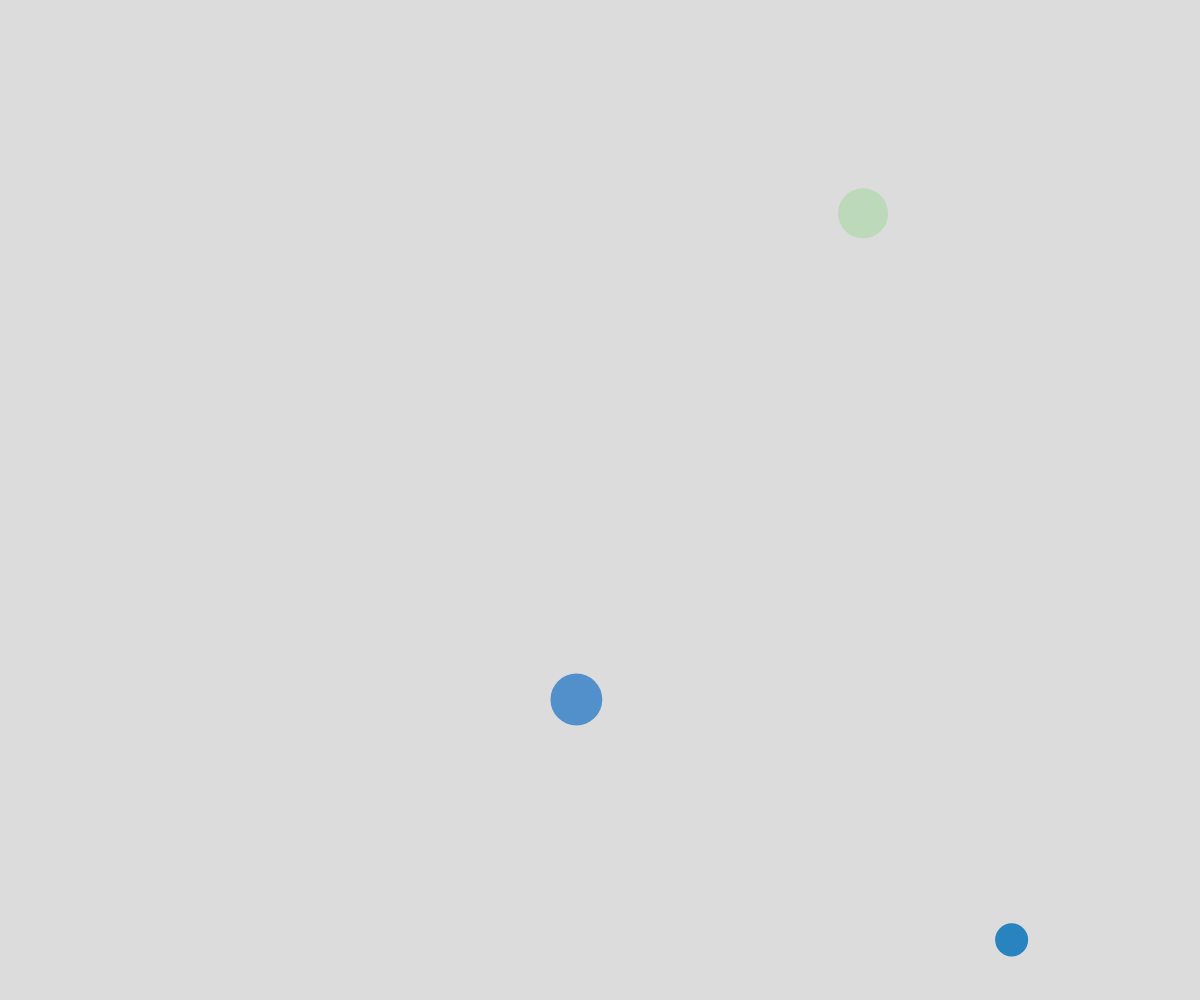
Frame 1 (no input)
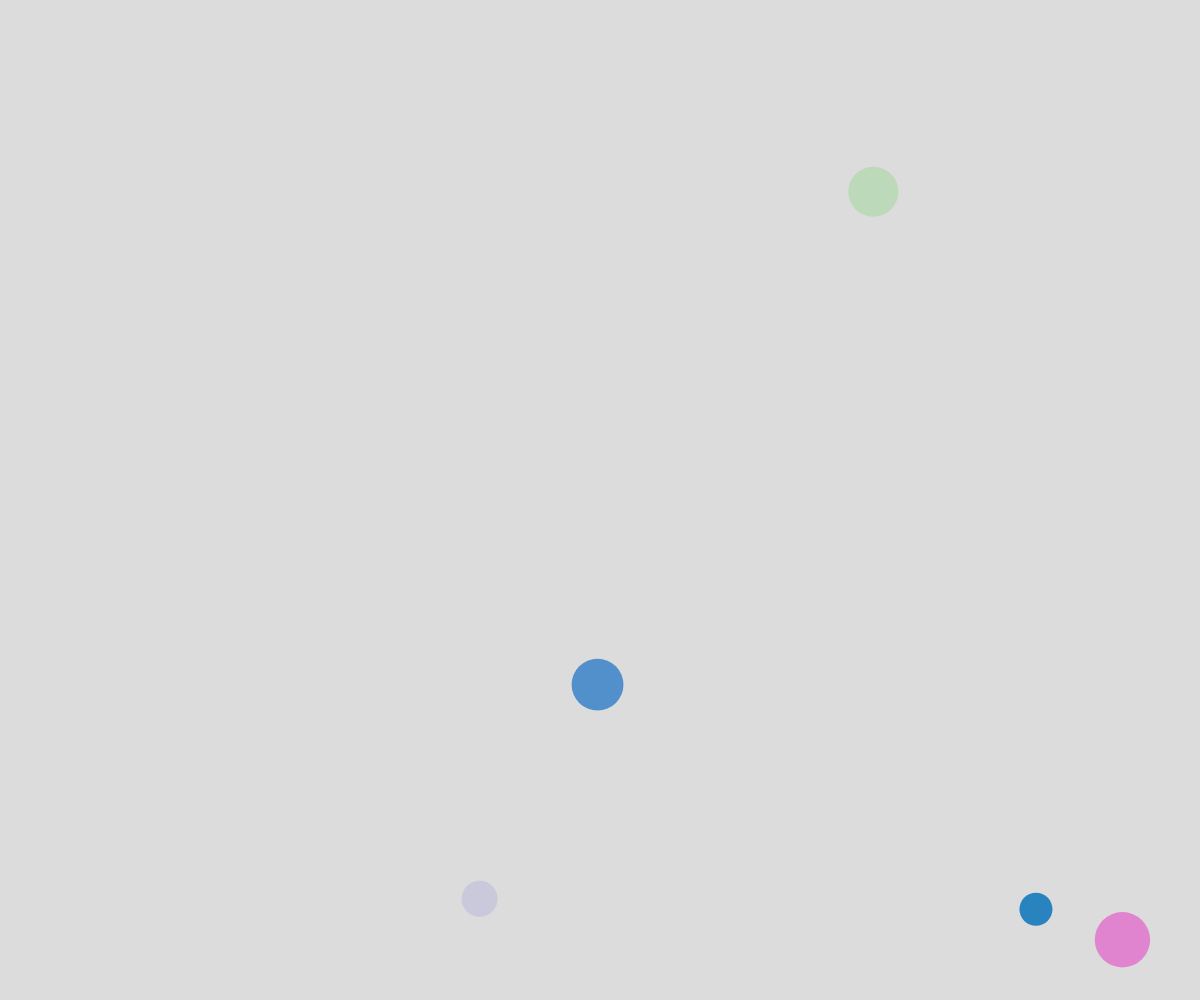
Frame 60 (no input)
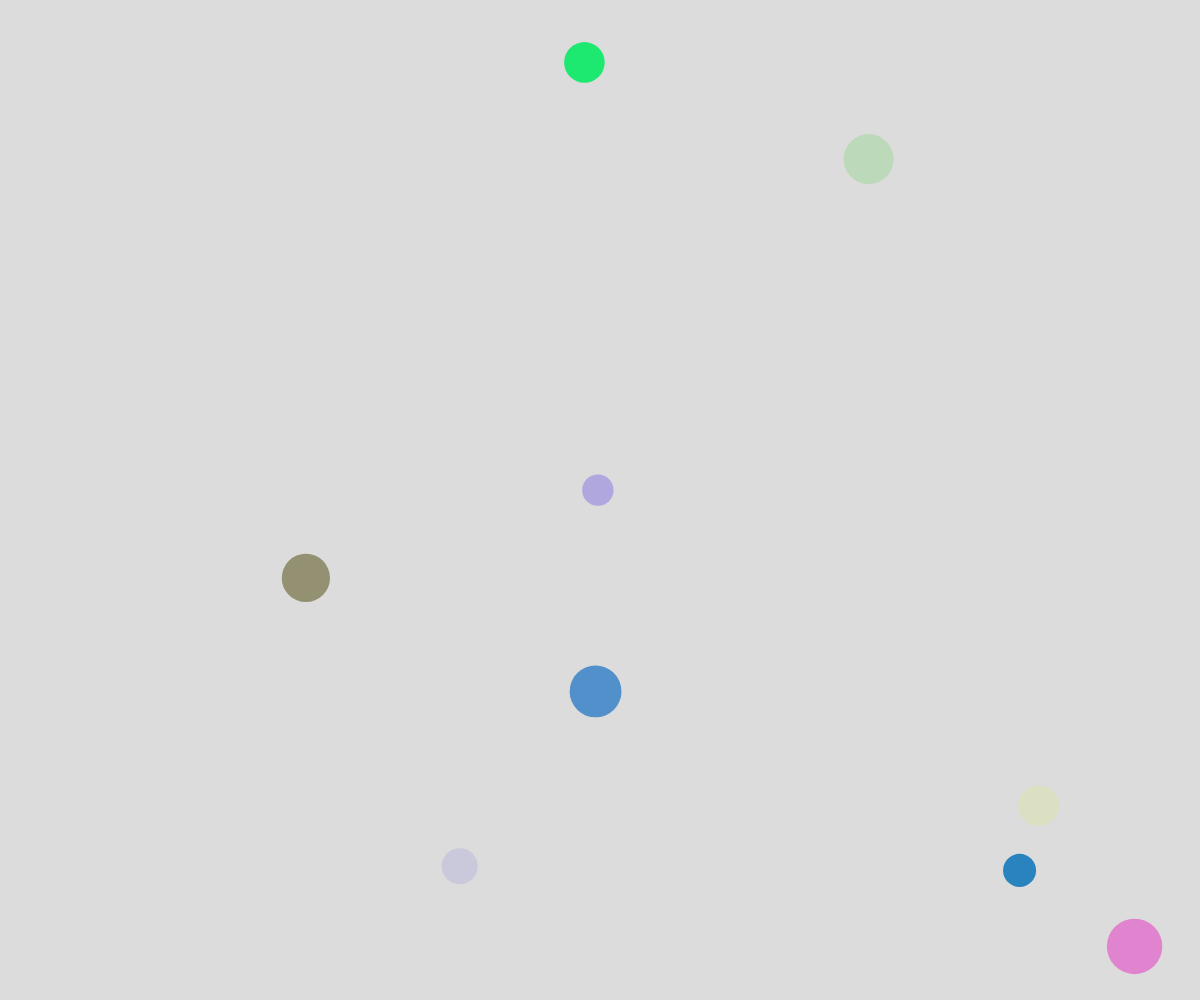
Frame 120 (the mouse pressed at the canvas centre since frame 60)

The p5.js sketch that drew these frames (run headless with seeded random() and noise() and a simulated clock; from frame 60 on, the mouse is pressed at the canvas centre):

// p5.js sketch
// ── sketch.js
// Ball Scene

let ballArray = [];

function setup() {
  createCanvas(windowWidth, windowHeight);

  for (let index = 0; index < 3; index++) {
    spawnBall();
  }

  //spawn a ball every 0.5 seconds
  window.setInterval(spawnBall, 500);
}


function draw() {
  background(220);
  moveBall();
  displayBall();
}

function mousePressed() {
  spawnBall();
  ballArray[ballArray.length-1].x = mouseX;
  ballArray[ballArray.length-1].y = mouseY;
}

function spawnBall() {
  let newBall = {
    x: random(width),
    y: random(height),
    radius: random(10, 30),
    ballColor: color(random(255), random(255), random(255), random(255)),
    dx: random(5, 10),
    dy: random(5, 10),
  };
  ballArray.push(newBall);
}

function moveBall() {
  for (let theBall of ballArray) {
    theBall.x += theBall.dx;
    theBall.y += theBall.dy;
    theBall.dx = random(-5, 5);
    theBall.dy = random(-5, 5);

  
  }

}

function displayBall() {
  for (let ball of ballArray){
    noStroke();
    fill(ball.ballColor);
    circle(ball.x, ball.y, ball.radius * 2);

  }
} 
